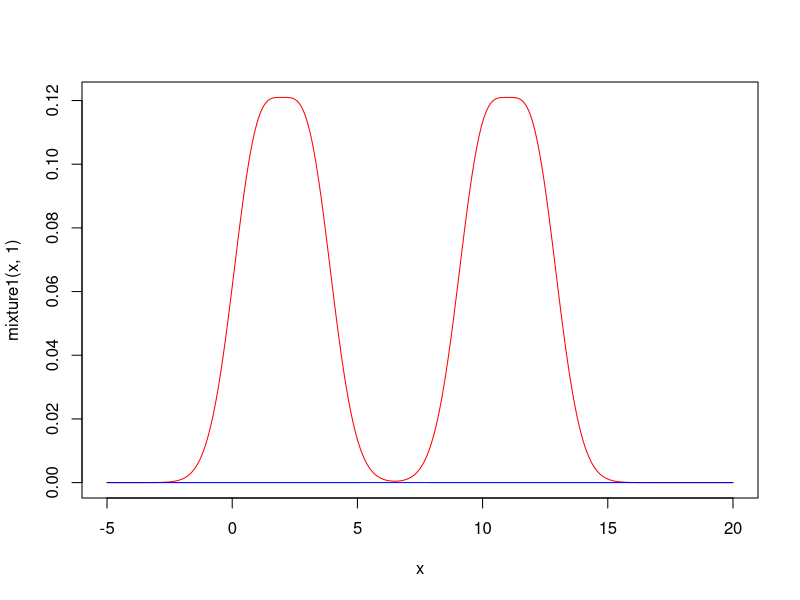
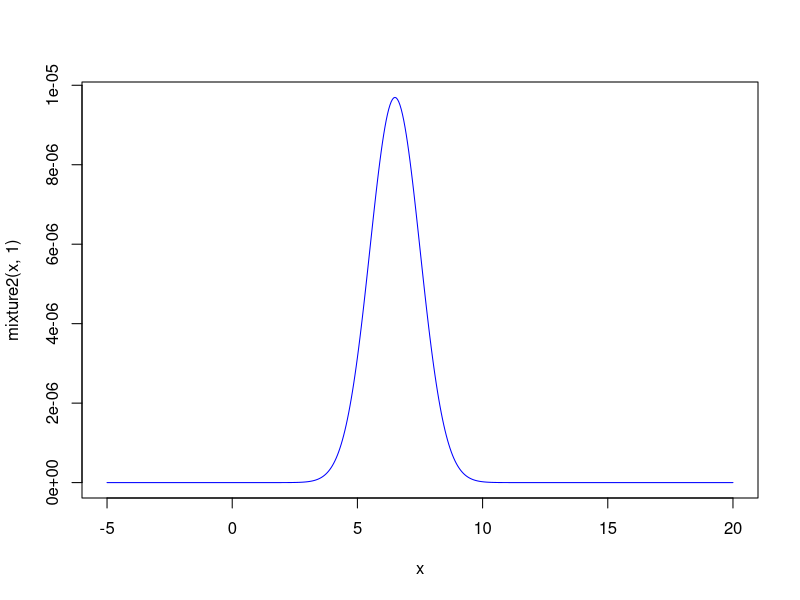
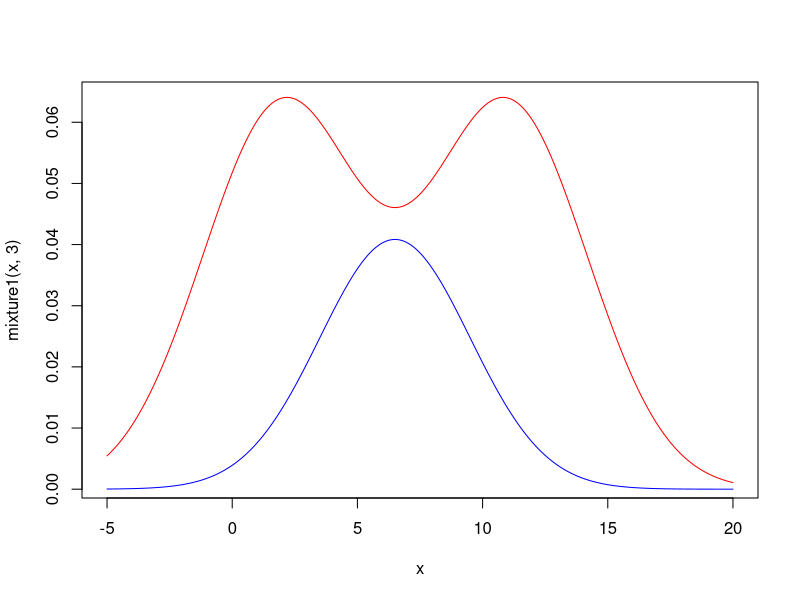

Source code (R) for these figures, in order:
mixture1 <- function(x, sd) {
  f <- (dnorm(x, mean = 1, sd) + 
          dnorm(x, mean = 3, sd) + 
          dnorm(x, mean = 10, sd) + 
          dnorm(x, mean = 12, sd)) / 4
  return(f)
}

mixture2 <- function(x, sd) {
  f <- (dnorm(x, mean = 1, sd) * 
          dnorm(x, mean = 3, sd) * 
          dnorm(x, mean = 10, sd) * 
          dnorm(x, mean = 12, sd)) ^ (1/4)
  return(f)
}

x <- seq(-5, 20, 0.05)

plot(x, mixture1(x, 1), "l", col = 'red')
lines(x, mixture2(x, 1), "l", col = 'blue')

plot(x, mixture2(x, 1), "l", col = 'blue')

plot(x, mixture1(x, 3), "l", col = 'red')
lines(x, mixture2(x, 3), "l", col = 'blue')
